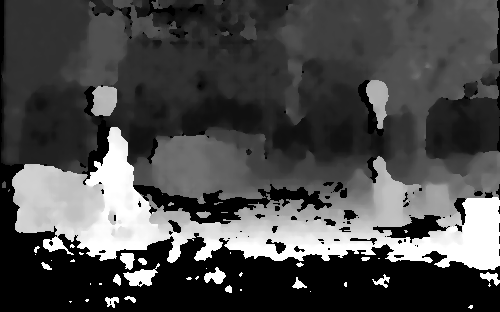
//> input picture tex/pic/cartesian-00m.png, 500 x 312 px, given in place of .png, which was not available
$ ./main ../tex/pic/   (built with g++ and OpenCV 4, older OpenCV classes emulated)
//> lines starting //> are read from the running program, lines starting //| are printed output that depends on the picture; after the words box and inside, x2 and y2 are one past the last pixel; in counts of white or black regions, pixels touching at a corner belong together; pictures that were not available may be replaced by others from this repository, and a replacement may not be noted
### common/tp_util.hpp
#ifndef __TP_UTIL_HPP__
#define __TP_UTIL_HPP__

#include <opencv2/opencv.hpp>

///
/// \brief Fit a line to a 2D point set using RANSAC
/// \param points Input 2D point set
/// \param line Output line. It is a vector of 4 floats
///        (vx, vy, x0, y0) where (vx, vy) is a normalized
///        vector collinear to the line and (x0, y0) is some
///        point on the line.
/// \param iterations Number of iterations
/// \param sigma Parameter use to compute the fitting score
/// \param a_max Max slope of the line, to avoid to detect vertical lines

void fitLineRansac(const std::vector<cv::Point2f> points,
                   cv:: Vec4f &line,
                   int iterations = 1000,
                   double sigma = 1.,
                   double a_max = 7.);

/// \brief The segmentDisparity function segment the disparity using cv::floodFill
///        and return a 8bit Grey image where each pixel represent the index of the
///        object (0 corresponds to the background)
/// \param disparity Disparity image
/// \param output Result image
/// \return Number of segmented objects
unsigned int segmentDisparity(const cv::Mat & disparity, cv::Mat &output);

#endif // __TP_UTIL_HPP__

### common/tp_util.cpp
#include "tp_util.hpp"

#include <iostream>
#include <cmath>

using namespace cv;
using namespace std;

void fitLineRansac(const std::vector<Point2f> points,
                   Vec4f &line,
                   int iterations,
                   double sigma,
                   double a_max)
{
    int n = points.size();

    if(n<2)
    {
        return;
    }

    RNG rng;
    double bestScore = -1.;
    for(int k=0; k<iterations; k++)
    {
        int i1=0, i2=0;
        double dx = 0;
        while(i1==i2)
        {
            i1 = rng(n);
            i2 = rng(n);
        }
        const Point2f& p1 = points[i1];
        const Point2f& p2 = points[i2];

        Point2f dp = p2-p1;
        dp *= 1./norm(dp);
        double score = 0;

        if(fabs(dp.x)>1.e-5 && fabs(dp.y/dp.x)<=a_max)
        {
            for(int i=0; i<n; i++)
            {
                Point2f v = points[i]-p1;
                double d = v.y*dp.x - v.x*dp.y;
                score += exp(-0.5*d*d/(sigma*sigma));
            }
        }
        if(score > bestScore)
        {
            line = Vec4f(dp.x, dp.y, p1.x, p1.y);
            bestScore = score;
        }
    }
}

unsigned int segmentDisparity(const Mat &disparity, Mat &output)
{
    output = Mat::zeros(disparity.size(), CV_32SC1);
    Mat tmp=Mat::zeros(disparity.size(), CV_8UC1);
    Mat tmp2=Mat::zeros(disparity.size(), CV_32SC1);

    disparity.convertTo(tmp, CV_8UC1);
    Mat mask=Mat::zeros(disparity.size().height+2,
                        disparity.size().width+2,
                        CV_8UC1);

    Mat mask2 = mask(Rect(1, 1, disparity.size().width, disparity.size().height));
    //threshold(tmp, mask2, 0, 255, CV_THRESH_BINARY_INV);

    unsigned int k=1;

    for(int i=0; i<tmp.rows; i++)
    {
        const unsigned char* buf = tmp.ptr<unsigned char>(i);
        for(int j=0; j<tmp.cols; j++)
        {
            unsigned char d = buf[j];
            if(d>0)
            {
                if(floodFill(tmp,
                             mask,
                             Point(j, i),
                             Scalar(1),
                             NULL,
                             cvScalarAll(0),
                             cvScalarAll(0),
                             8+FLOODFILL_FIXED_RANGE+FLOODFILL_MASK_ONLY)>0)
                {
                    mask2.convertTo(tmp2, CV_32SC1, k);
                    output += tmp2;
                    tmp.setTo(0, mask2);
                    mask.setTo(0);
                    k++;
                }
            }
        }
    }
    return k;
}

### stereo/main.cpp
#include <opencv2/opencv.hpp>
#include "tp_util.hpp"
#include <iostream>
#include <algorithm>
#include <cstdint>

// Camera parameters
#define U0 258
#define V0 156
#define ALPHAU 410
#define ALPHAV 410
#define BCAM 0.22
#define Z0 1.28

#define MAX_DISPARITY 32

// Directory containing the stereo images
const std::string img_directory = "data/img_stereo/";

// Computes the 3D coordinates associated to a disparity map
cv::Vec3f uvTo3D (float u, float v, float d) {
    cv::Vec3f vec;

    vec[0] = ((u - U0) * BCAM) / d - BCAM / 2.0;
    vec[1] = ALPHAU * BCAM / d;
    vec[2] = Z0 - ((v - V0) * ALPHAU * BCAM) / (ALPHAV * d);

    return vec;
}

// Computes the v-disparity map
cv::Mat v_disparity (cv::Mat const& disp,
                     unsigned int disp_max) {
	cv::Mat v_disparity_map(disp.rows, disp_max, CV_16S, cv::Scalar::all(0));

    for (int v = 0; v < disp.rows; ++v) {
		short *output = v_disparity_map.ptr<short>(v);
        for (int u = 0; u < disp.cols; ++u) {
			short d = disp.at<short>(v, u);
            if (d > 0 && (d/16.f) < disp_max) {
                output[(int)(d/16.f)]++;
            }
        }
    }

    return v_disparity_map;
}

struct Target
{
	cv::Vec3f position;
	cv::Vec4f bb;
};

void clustering(cv::Mat const &filtered_disp)
{
	cv::Mat tmp;
	cv::Mat elem = cv::getStructuringElement(cv::MORPH_RECT, cv::Size(10, 10));
	cv::erode(filtered_disp, tmp, elem);
	cv::dilate(tmp, tmp, elem);

	cv::Mat display;
	tmp.convertTo(display, CV_8U);
	cv::imshow("Erode + dilate", display);
	cv::imwrite("erode-dilate.png", display);

	cv::Mat map;
	unsigned int nbconn = segmentDisparity(tmp, map);
	std::cout << "Number of connected components: " << nbconn << '\n';
	std::vector<std::pair<cv::Vec4i, cv::Vec2f> > bbs;
	bbs.resize(nbconn);

	// TODO verify l < r and t < b
	for (int i = 0; i < bbs.size(); ++i) {
		bbs[i].first[0] = map.cols;
		bbs[i].first[2] = map.rows;
	}

	for (int i = 0; i < map.rows; ++i) {
		for (int j = 0; j < map.cols; ++j) {
			cv::Vec4i &bb = bbs[map.at<int>(i, j)].first;
			if (j < bb[0]) {
				bb[0] = j;
			}
			if (j > bb[1]) {
				bb[1] = j;
			}
			if (i < bb[2]) {
				bb[2] = i;
			}
			if (i > bb[3]) {
				bb[3] = i;
			}
			bbs[map.at<int>(i, j)].second[0] += tmp.at<short>(i, j) / 16.f;
			bbs[map.at<int>(i, j)].second[1] += 1.0f;
		}
	}

	for (unsigned int i = 0; i < nbconn; ++i) {
		bbs[i].second[0] /= bbs[i].second[1];
	}

	std::vector<Target> targets(nbconn);
	for (unsigned int i = 0; i < nbconn; ++i) {
		targets[i].position = uvTo3D(
			(bbs[i].first[0] + bbs[i].first[1]) / 2.f,
			(bbs[i].first[2] + bbs[i].first[3]) / 2.f,
			bbs[i].second[0]);
		targets[i].bb = bbs[i].first;
	}

	// filter small regions
	std::vector<Target> filtered_targets;
	for (unsigned int i = 0; i < nbconn; ++i) {
		if ((bbs[i].first[1] - bbs[i].first[0]) * (bbs[i].first[3] - bbs[i].first[2]) > 50) {
			filtered_targets.push_back(targets[i]);
		}
	}


	std::cout << "Number of filtered targets: " << filtered_targets.size() << '\n';
	//
	for (unsigned int i = 0; i < filtered_targets.size(); ++i) {
		cv::rectangle(display,
			cv::Point(filtered_targets[i].bb[0], filtered_targets[i].bb[2]),
			cv::Point(filtered_targets[i].bb[1], filtered_targets[i].bb[3]),
			cv::Scalar(255, 255, 255));
	}
	cv::imshow("Detected targets", display);
	cv::imwrite("detected-targets.png", display);

}

int main(int argc, char **argv) {
    if (argc != 2) {
        std::cerr << "Usage : " << argv[0] << " frame number" << std::endl;
        return 0;
    }

    // Open left/right images
    std::string left_filename(img_directory + "left_" + argv[1] + ".png"),
        right_filename(img_directory + "right_" + argv[1] + ".png");

    cv::Mat left_img = cv::imread(left_filename, 0),
        right_img    = cv::imread(right_filename, 0);
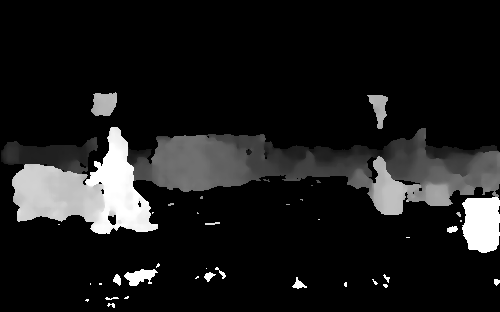
//> input picture tex/pic/cartesian-02-25m.png, 500 x 312 px, given in place of .png, which was not available
//> left_img is the input picture: 312 rows x 500 cols, CV_8UC1; min 0, max 255, mean 75
//> right_img is the input picture: 312 rows x 500 cols, CV_8UC1; min 0, max 255, mean 26.8

    // 1.Compute disparity map
    cv::StereoSGBM stereo(0, 32, 7, 8*7*7, 32*7*7, 2, 0, 5, 100, 32, true);
    cv::Mat stereo_img;
    stereo(left_img, right_img, stereo_img);
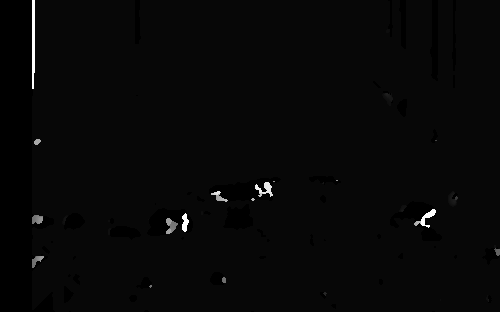
//> stereo_img: 312 rows x 500 cols, CV_16SC1; min -16, max 496, mean 0.9; drawn with min black and max white
    cv::Mat display_stereo_img; // for display
    stereo_img.convertTo(display_stereo_img, CV_8U);

    // 2.Road/obstacles segmentation in Cartesian space
    cv::Mat stereo_threshold_img = stereo_img.clone();
    for(int v = 0; v < stereo_img.rows; ++v) {
		const short *input = stereo_img.ptr<short>(v);
		short *output = stereo_threshold_img.ptr<short>(v);
        for(int u = 0; u < stereo_img.cols; ++u) {
            float d = float(input[u]) / 16;
            cv::Vec3f coords3D = uvTo3D(u, v, d);
            // TODO: check
            if (coords3D[2] < 0.2 || coords3D[2] > 2.5) {
                output[u] = 0;
            }
        }
    }
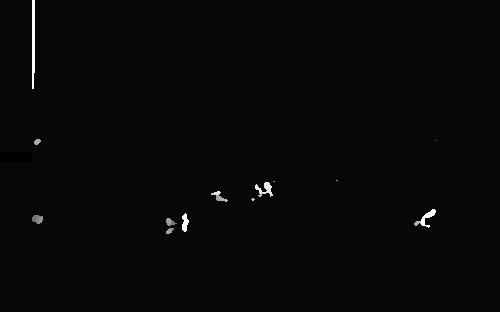
//> stereo_threshold_img: 312 rows x 500 cols, CV_16SC1; 10.73% of pixels changed, all inside (x1, y1, x2, y2) = (0, 0, 500, 312); drawn with min black and max white
    cv::Mat display_stereo_threshold_img;
    stereo_threshold_img.convertTo(display_stereo_threshold_img, CV_8U);
	cv::imwrite("cartesian-0.2-2.5m.png", display_stereo_threshold_img);

    // 3.Road/obstacles segmentation in Disparity space
	cv::Mat v_disparity_map = v_disparity(stereo_img, MAX_DISPARITY);
//> after the loop in v_disparity, `for (int v = 0; v < disp.rows; ++v)`:
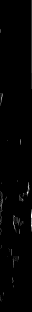
//> v_disparity_map: 312 rows x 32 cols, CV_16SC1; min 0, max 14, mean 0.136; drawn with min black and max white
	cv::Mat display_v_disparity_map;
	v_disparity_map.convertTo(display_v_disparity_map, CV_8U);
	cv::imwrite("v-disparity.png", display_v_disparity_map);
	cv::imshow("V-disparity", display_v_disparity_map);

    // TODO: compute theta and Z0

    // Threshold
    cv::Mat v_disparity_map_threshold;
	cv::threshold(v_disparity_map, v_disparity_map_threshold, 60, 0, cv::THRESH_TOZERO);
//> v_disparity_map_threshold: 312 rows x 32 cols, CV_16SC1; every value is 0
	cv::Mat display_v_disparity_map_threshold;
	v_disparity_map_threshold.convertTo(display_v_disparity_map_threshold, CV_8U);
//> display_v_disparity_map_threshold: 312 rows x 32 cols, CV_8UC1; every value is 0
	cv::imwrite("v-disparity-threshold.png", display_v_disparity_map_threshold);

    // Ransac
    std::vector<cv::Point2f> points;
    for (int i = 0; i < v_disparity_map_threshold.rows; ++i) {
         for (int j = 0; j < v_disparity_map_threshold.cols; ++j) {
			 if (v_disparity_map_threshold.at<short>(i, j) != 0)
				points.push_back(cv::Point2f(j, i));
         }
    }
    cv::Vec4f line;
    fitLineRansac(points, line);
//> in fitLineRansac, `int n = points.size();`: n = 0
//> line = [0, 0, 0, 0]
	std::cout << line << '\n';
//| [0, 0, 0, 0]
	float theta = atan2(line[1], line[0]);
//> theta = 0
	std::cout << theta << '\n';
//| 0

	cv::Mat filtered_disparity = stereo_img.clone();
	cv::Mat display_filtered_disparity;
	for (int v = 0; v < stereo_img.rows; ++v) {
		for (int u = 0; u < stereo_img.cols; ++u) {
			float d = stereo_img.at<short>(v, u)/16.f;
			// check if point is under the line
			float dd = cv::Point2f(line[0], line[1]).cross(cv::Point2f(d, v) - cv::Point2f(line[2], line[3]));
			if (dd < (2.0f)) {
				filtered_disparity.at<short>(v, u) = 0;
			}
		}
	}
	filtered_disparity.convertTo(display_filtered_disparity, CV_8U);
//> display_filtered_disparity: 312 rows x 500 cols, CV_8UC1; every value is 0
	cv::imshow("Filtered disparity map", display_filtered_disparity);
	cv::imwrite("v-disparity-segmentation.png", display_filtered_disparity);


    // 4. Clustering
	clustering(stereo_threshold_img);
//> in clustering, `cv::erode(filtered_disp, tmp, elem);`:
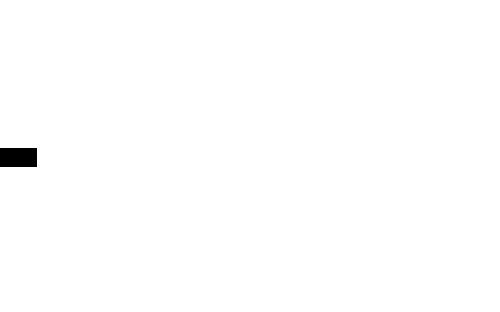
//> tmp: 312 rows x 500 cols, CV_16SC1; values -16 (black) and 0 (white), 99.5% white; 1 black region, box (x1, y1, x2, y2) and area: (0, 148, 37, 167) 703
//> in clustering, `cv::dilate(tmp, tmp, elem);`:
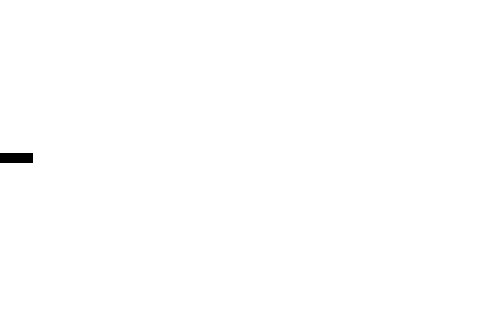
//> tmp: 312 rows x 500 cols, CV_16SC1; values -16 (black) and 0 (white), 99.8% white; 1 black region, box (x1, y1, x2, y2) and area: (0, 153, 33, 163) 330
//> after the loop in segmentDisparity, `for(int i=0; i<tmp.rows; i++)`: mask: 314 rows x 502 cols, CV_8UC1; every value is 0
//> after the loop in segmentDisparity, `for(int i=0; i<tmp.rows; i++)`: tmp2: 312 rows x 500 cols, CV_32SC1; every value is 0
//> in clustering, `unsigned int nbconn = segmentDisparity(tmp, map);`: nbconn = 1
//| Number of connected components: 1
//> in clustering, `bbs.resize(nbconn);`: bbs = 1 item
//> the loop in clustering, `for (int i = 0; i < bbs.size(); ++i)` made 1 pass
//> the loop in clustering, `for (unsigned int i = 0; i < nbconn; ++i)` made 1 pass
//| Number of filtered targets: 1
//> the loop in clustering, `for (unsigned int i = 0; i < filtered_targets.size(); ++i)` made 1 pass
//> after the loop in clustering, `for (unsigned int i = 0; i < filtered_targets.size(); ++i)`:
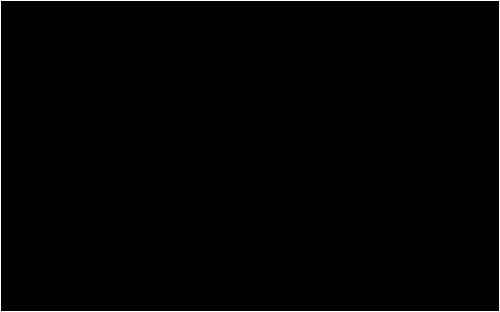
//> display: 312 rows x 500 cols, CV_8UC1; 1% white in thin lines or dots

    // Display images and wait for a key press
    cv::imshow("left image", left_img);
    cv::imshow("right image", right_img);
    cv::imshow("stereo image", display_stereo_img);
    cv::imshow("stereo image segmented", display_stereo_threshold_img);

    cv::waitKey();

    return 0;
}
